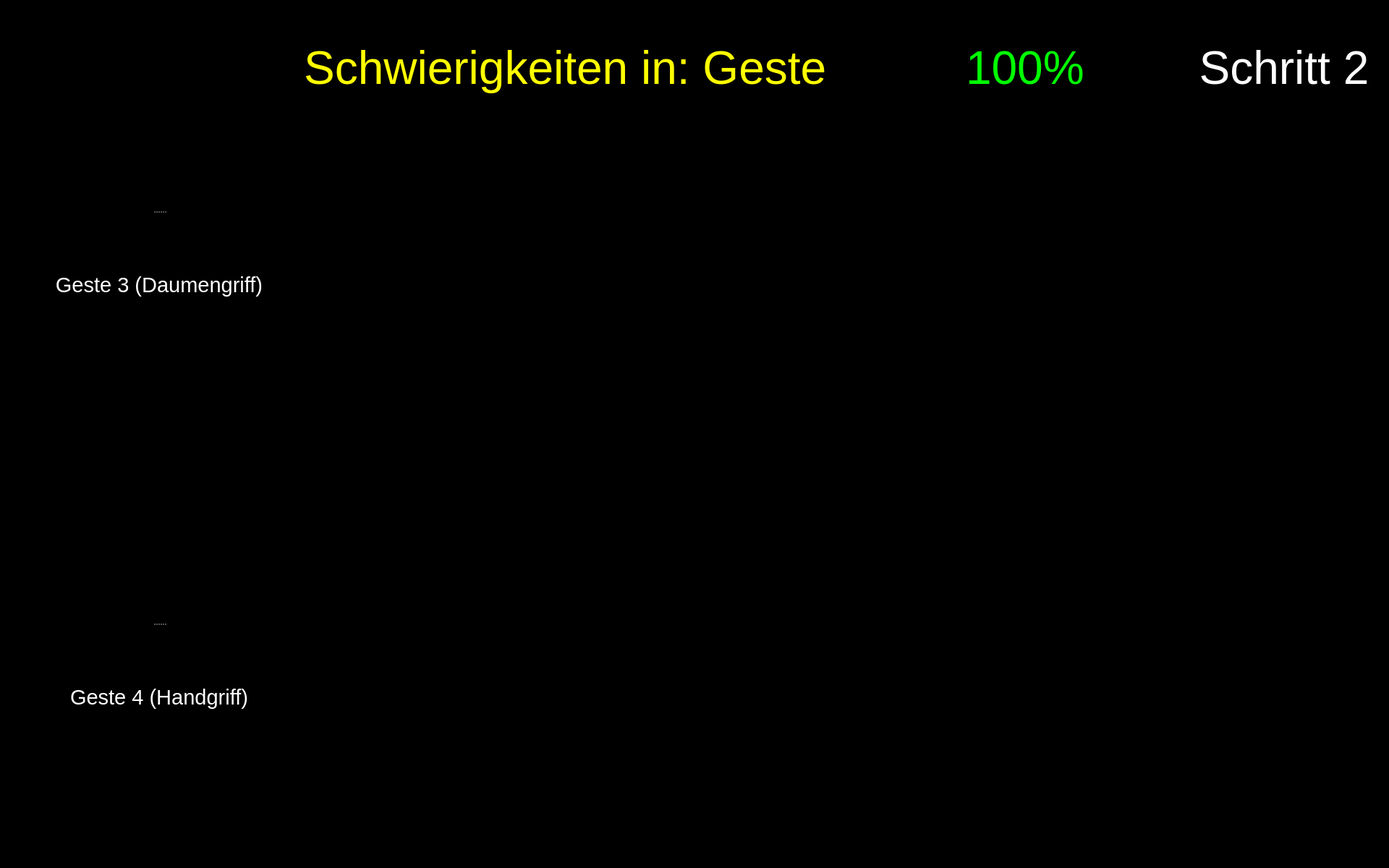
<?xml version="1.0" encoding="UTF-8"?>
<ui version="4.0">
 <class>Form</class>
 <widget class="QWidget" name="Form">
  <property name="geometry">
   <rect>
    <x>0</x>
    <y>0</y>
    <width>1920</width>
    <height>1200</height>
   </rect>
  </property>
  <property name="maximumSize">
   <size>
    <width>1920</width>
    <height>1200</height>
   </size>
  </property>
  <property name="windowTitle">
   <string>Form</string>
  </property>
  <property name="styleSheet">
   <string notr="true">background-color: rgb(0, 0, 0);</string>
  </property>
  <widget class="QPushButton" name="button_nav_left">
   <property name="enabled">
    <bool>true</bool>
   </property>
   <property name="geometry">
    <rect>
     <x>800</x>
     <y>560</y>
     <width>150</width>
     <height>150</height>
    </rect>
   </property>
   <property name="minimumSize">
    <size>
     <width>81</width>
     <height>81</height>
    </size>
   </property>
   <property name="maximumSize">
    <size>
     <width>150</width>
     <height>150</height>
    </size>
   </property>
   <property name="cursor">
    <cursorShape>OpenHandCursor</cursorShape>
   </property>
   <property name="focusPolicy">
    <enum>Qt::WheelFocus</enum>
   </property>
   <property name="contextMenuPolicy">
    <enum>Qt::DefaultContextMenu</enum>
   </property>
   <property name="layoutDirection">
    <enum>Qt::LeftToRight</enum>
   </property>
   <property name="autoFillBackground">
    <bool>false</bool>
   </property>
   <property name="styleSheet">
    <string notr="true"/>
   </property>
   <property name="icon">
    <iconset resource="resources/res.qrc">
     <normaloff>:/buttons/Button Left.svg</normaloff>:/buttons/Button Left.svg</iconset>
   </property>
   <property name="iconSize">
    <size>
     <width>144</width>
     <height>144</height>
    </size>
   </property>
   <property name="autoDefault">
    <bool>false</bool>
   </property>
   <property name="default">
    <bool>false</bool>
   </property>
   <property name="flat">
    <bool>true</bool>
   </property>
  </widget>
  <widget class="QPushButton" name="button_nav_right">
   <property name="enabled">
    <bool>true</bool>
   </property>
   <property name="geometry">
    <rect>
     <x>960</x>
     <y>560</y>
     <width>150</width>
     <height>150</height>
    </rect>
   </property>
   <property name="minimumSize">
    <size>
     <width>81</width>
     <height>81</height>
    </size>
   </property>
   <property name="maximumSize">
    <size>
     <width>150</width>
     <height>150</height>
    </size>
   </property>
   <property name="cursor">
    <cursorShape>OpenHandCursor</cursorShape>
   </property>
   <property name="focusPolicy">
    <enum>Qt::WheelFocus</enum>
   </property>
   <property name="contextMenuPolicy">
    <enum>Qt::DefaultContextMenu</enum>
   </property>
   <property name="layoutDirection">
    <enum>Qt::LeftToRight</enum>
   </property>
   <property name="autoFillBackground">
    <bool>false</bool>
   </property>
   <property name="styleSheet">
    <string notr="true"/>
   </property>
   <property name="icon">
    <iconset resource="resources/res.qrc">
     <normaloff>:/buttons/Button Right.svg</normaloff>:/buttons/Button Right.svg</iconset>
   </property>
   <property name="iconSize">
    <size>
     <width>144</width>
     <height>144</height>
    </size>
   </property>
   <property name="autoDefault">
    <bool>false</bool>
   </property>
   <property name="default">
    <bool>false</bool>
   </property>
   <property name="flat">
    <bool>true</bool>
   </property>
  </widget>
  <widget class="QWidget" name="widget_score" native="true">
   <property name="geometry">
    <rect>
     <x>1180</x>
     <y>20</y>
     <width>450</width>
     <height>150</height>
    </rect>
   </property>
   <widget class="QWidget" name="horizontalLayoutWidget_2">
    <property name="geometry">
     <rect>
      <x>-1</x>
      <y>-1</y>
      <width>451</width>
      <height>152</height>
     </rect>
    </property>
    <layout class="QHBoxLayout" name="horizontalLayout_2">
     <item>
      <widget class="QLabel" name="score_flag">
       <property name="enabled">
        <bool>true</bool>
       </property>
       <property name="sizePolicy">
        <sizepolicy hsizetype="Preferred" vsizetype="Preferred">
         <horstretch>0</horstretch>
         <verstretch>0</verstretch>
        </sizepolicy>
       </property>
       <property name="maximumSize">
        <size>
         <width>150</width>
         <height>150</height>
        </size>
       </property>
       <property name="text">
        <string/>
       </property>
       <property name="pixmap">
        <pixmap resource="resources/res.qrc">:/img/Score Flag.svg</pixmap>
       </property>
      </widget>
     </item>
     <item>
      <widget class="QLabel" name="label_text_score">
       <property name="font">
        <font>
         <pointsize>48</pointsize>
        </font>
       </property>
       <property name="styleSheet">
        <string notr="true">color: rgb(0, 255, 0);</string>
       </property>
       <property name="text">
        <string>&lt;html&gt;&lt;head/&gt;&lt;body&gt;&lt;p&gt;&lt;span style=&quot; color:#00ff00;&quot;&gt;100%&lt;/span&gt;&lt;/p&gt;&lt;/body&gt;&lt;/html&gt;</string>
       </property>
       <property name="alignment">
        <set>Qt::AlignLeading|Qt::AlignLeft|Qt::AlignVCenter</set>
       </property>
       <property name="wordWrap">
        <bool>true</bool>
       </property>
      </widget>
     </item>
    </layout>
   </widget>
  </widget>
  <widget class="QPushButton" name="button_exit">
   <property name="enabled">
    <bool>true</bool>
   </property>
   <property name="geometry">
    <rect>
     <x>1760</x>
     <y>1040</y>
     <width>150</width>
     <height>150</height>
    </rect>
   </property>
   <property name="minimumSize">
    <size>
     <width>81</width>
     <height>81</height>
    </size>
   </property>
   <property name="maximumSize">
    <size>
     <width>150</width>
     <height>150</height>
    </size>
   </property>
   <property name="cursor">
    <cursorShape>OpenHandCursor</cursorShape>
   </property>
   <property name="focusPolicy">
    <enum>Qt::WheelFocus</enum>
   </property>
   <property name="contextMenuPolicy">
    <enum>Qt::DefaultContextMenu</enum>
   </property>
   <property name="icon">
    <iconset resource="resources/res.qrc">
     <normaloff>:/buttons/Button Exit.svg</normaloff>:/buttons/Button Exit.svg</iconset>
   </property>
   <property name="iconSize">
    <size>
     <width>144</width>
     <height>144</height>
    </size>
   </property>
   <property name="autoDefault">
    <bool>false</bool>
   </property>
   <property name="default">
    <bool>false</bool>
   </property>
   <property name="flat">
    <bool>true</bool>
   </property>
  </widget>
  <widget class="QLabel" name="label_plot_2">
   <property name="geometry">
    <rect>
     <x>490</x>
     <y>760</y>
     <width>850</width>
     <height>340</height>
    </rect>
   </property>
   <property name="maximumSize">
    <size>
     <width>1200</width>
     <height>480</height>
    </size>
   </property>
   <property name="font">
    <font>
     <pointsize>48</pointsize>
    </font>
   </property>
   <property name="styleSheet">
    <string notr="true">color: rgb(255, 255, 255);</string>
   </property>
   <property name="text">
    <string/>
   </property>
   <property name="scaledContents">
    <bool>true</bool>
   </property>
  </widget>
  <widget class="QLabel" name="icon_expert_2">
   <property name="enabled">
    <bool>true</bool>
   </property>
   <property name="geometry">
    <rect>
     <x>490</x>
     <y>810</y>
     <width>100</width>
     <height>100</height>
    </rect>
   </property>
   <property name="sizePolicy">
    <sizepolicy hsizetype="Preferred" vsizetype="Preferred">
     <horstretch>0</horstretch>
     <verstretch>0</verstretch>
    </sizepolicy>
   </property>
   <property name="maximumSize">
    <size>
     <width>100</width>
     <height>100</height>
    </size>
   </property>
   <property name="text">
    <string/>
   </property>
   <property name="pixmap">
    <pixmap resource="resources/res.qrc">:/img/Icon Expert.png</pixmap>
   </property>
   <property name="scaledContents">
    <bool>true</bool>
   </property>
  </widget>
  <widget class="QLabel" name="icon_reaction_2">
   <property name="enabled">
    <bool>true</bool>
   </property>
   <property name="geometry">
    <rect>
     <x>1400</x>
     <y>820</y>
     <width>200</width>
     <height>200</height>
    </rect>
   </property>
   <property name="sizePolicy">
    <sizepolicy hsizetype="Preferred" vsizetype="Preferred">
     <horstretch>0</horstretch>
     <verstretch>0</verstretch>
    </sizepolicy>
   </property>
   <property name="maximumSize">
    <size>
     <width>200</width>
     <height>200</height>
    </size>
   </property>
   <property name="text">
    <string/>
   </property>
   <property name="scaledContents">
    <bool>true</bool>
   </property>
  </widget>
  <widget class="QLabel" name="label_plot_1">
   <property name="geometry">
    <rect>
     <x>490</x>
     <y>180</y>
     <width>850</width>
     <height>340</height>
    </rect>
   </property>
   <property name="maximumSize">
    <size>
     <width>1200</width>
     <height>480</height>
    </size>
   </property>
   <property name="font">
    <font>
     <pointsize>48</pointsize>
    </font>
   </property>
   <property name="styleSheet">
    <string notr="true">color: rgb(255, 255, 255);</string>
   </property>
   <property name="text">
    <string/>
   </property>
   <property name="scaledContents">
    <bool>true</bool>
   </property>
  </widget>
  <widget class="QLabel" name="icon_newbie_1">
   <property name="enabled">
    <bool>true</bool>
   </property>
   <property name="geometry">
    <rect>
     <x>490</x>
     <y>380</y>
     <width>100</width>
     <height>100</height>
    </rect>
   </property>
   <property name="sizePolicy">
    <sizepolicy hsizetype="Preferred" vsizetype="Preferred">
     <horstretch>0</horstretch>
     <verstretch>0</verstretch>
    </sizepolicy>
   </property>
   <property name="maximumSize">
    <size>
     <width>100</width>
     <height>100</height>
    </size>
   </property>
   <property name="text">
    <string/>
   </property>
   <property name="pixmap">
    <pixmap resource="resources/res.qrc">:/img/Icon User.png</pixmap>
   </property>
   <property name="scaledContents">
    <bool>true</bool>
   </property>
  </widget>
  <widget class="QLabel" name="image_step">
   <property name="geometry">
    <rect>
     <x>1650</x>
     <y>170</y>
     <width>250</width>
     <height>250</height>
    </rect>
   </property>
   <property name="font">
    <font>
     <pointsize>48</pointsize>
    </font>
   </property>
   <property name="styleSheet">
    <string notr="true">color: rgb(255, 255, 255);</string>
   </property>
   <property name="text">
    <string/>
   </property>
   <property name="pixmap">
    <pixmap resource="resources/res.qrc">:/detected steps/Detected Step2 Button.png</pixmap>
   </property>
   <property name="alignment">
    <set>Qt::AlignCenter</set>
   </property>
   <property name="wordWrap">
    <bool>true</bool>
   </property>
  </widget>
  <widget class="QLabel" name="icon_expert_1">
   <property name="enabled">
    <bool>true</bool>
   </property>
   <property name="geometry">
    <rect>
     <x>490</x>
     <y>220</y>
     <width>100</width>
     <height>100</height>
    </rect>
   </property>
   <property name="sizePolicy">
    <sizepolicy hsizetype="Preferred" vsizetype="Preferred">
     <horstretch>0</horstretch>
     <verstretch>0</verstretch>
    </sizepolicy>
   </property>
   <property name="maximumSize">
    <size>
     <width>100</width>
     <height>100</height>
    </size>
   </property>
   <property name="text">
    <string/>
   </property>
   <property name="pixmap">
    <pixmap resource="resources/res.qrc">:/img/Icon Expert.png</pixmap>
   </property>
   <property name="scaledContents">
    <bool>true</bool>
   </property>
  </widget>
  <widget class="QLabel" name="icon_newbie_2">
   <property name="enabled">
    <bool>true</bool>
   </property>
   <property name="geometry">
    <rect>
     <x>490</x>
     <y>960</y>
     <width>100</width>
     <height>100</height>
    </rect>
   </property>
   <property name="sizePolicy">
    <sizepolicy hsizetype="Preferred" vsizetype="Preferred">
     <horstretch>0</horstretch>
     <verstretch>0</verstretch>
    </sizepolicy>
   </property>
   <property name="maximumSize">
    <size>
     <width>100</width>
     <height>100</height>
    </size>
   </property>
   <property name="text">
    <string/>
   </property>
   <property name="pixmap">
    <pixmap resource="resources/res.qrc">:/img/Icon User.png</pixmap>
   </property>
   <property name="scaledContents">
    <bool>true</bool>
   </property>
  </widget>
  <widget class="QLabel" name="icon_reaction_1">
   <property name="enabled">
    <bool>true</bool>
   </property>
   <property name="geometry">
    <rect>
     <x>1400</x>
     <y>250</y>
     <width>200</width>
     <height>200</height>
    </rect>
   </property>
   <property name="sizePolicy">
    <sizepolicy hsizetype="Preferred" vsizetype="Preferred">
     <horstretch>0</horstretch>
     <verstretch>0</verstretch>
    </sizepolicy>
   </property>
   <property name="maximumSize">
    <size>
     <width>200</width>
     <height>200</height>
    </size>
   </property>
   <property name="text">
    <string/>
   </property>
   <property name="scaledContents">
    <bool>true</bool>
   </property>
  </widget>
  <widget class="QLabel" name="label_trouble">
   <property name="geometry">
    <rect>
     <x>260</x>
     <y>20</y>
     <width>900</width>
     <height>150</height>
    </rect>
   </property>
   <property name="font">
    <font>
     <family>Arial</family>
     <pointsize>48</pointsize>
     <weight>9</weight>
     <italic>false</italic>
     <bold>false</bold>
    </font>
   </property>
   <property name="styleSheet">
    <string notr="true">font: 75 48pt &quot;Arial&quot;;
color: rgb(255, 255, 0);</string>
   </property>
   <property name="text">
    <string>Schwierigkeiten in: Geste </string>
   </property>
   <property name="textFormat">
    <enum>Qt::RichText</enum>
   </property>
   <property name="alignment">
    <set>Qt::AlignRight|Qt::AlignTrailing|Qt::AlignVCenter</set>
   </property>
   <property name="wordWrap">
    <bool>true</bool>
   </property>
  </widget>
  <widget class="QLabel" name="label_text_step">
   <property name="geometry">
    <rect>
     <x>1650</x>
     <y>20</y>
     <width>250</width>
     <height>150</height>
    </rect>
   </property>
   <property name="font">
    <font>
     <family>Arial</family>
     <pointsize>48</pointsize>
     <weight>9</weight>
     <italic>false</italic>
     <bold>false</bold>
    </font>
   </property>
   <property name="styleSheet">
    <string notr="true">font: 75 48pt &quot;Arial&quot;;
color: rgb(255, 255, 255);</string>
   </property>
   <property name="text">
    <string>Schritt 2</string>
   </property>
   <property name="textFormat">
    <enum>Qt::RichText</enum>
   </property>
   <property name="alignment">
    <set>Qt::AlignCenter</set>
   </property>
   <property name="wordWrap">
    <bool>true</bool>
   </property>
  </widget>
  <widget class="QSplitter" name="splitter_6">
   <property name="geometry">
    <rect>
     <x>60</x>
     <y>780</y>
     <width>320</width>
     <height>282</height>
    </rect>
   </property>
   <property name="orientation">
    <enum>Qt::Vertical</enum>
   </property>
   <widget class="QLabel" name="image_required_5">
    <property name="maximumSize">
     <size>
      <width>320</width>
      <height>240</height>
     </size>
    </property>
    <property name="text">
     <string/>
    </property>
    <property name="pixmap">
     <pixmap resource="resources/res.qrc">:/img/step3_gesture4.png</pixmap>
    </property>
    <property name="scaledContents">
     <bool>true</bool>
    </property>
   </widget>
   <widget class="QLabel" name="text_required_5">
    <property name="font">
     <font>
      <family>Arial</family>
      <pointsize>22</pointsize>
      <weight>9</weight>
      <italic>false</italic>
      <bold>false</bold>
     </font>
    </property>
    <property name="styleSheet">
     <string notr="true">font: 75 22pt &quot;Arial&quot;;
color: rgb(255, 255, 255);</string>
    </property>
    <property name="text">
     <string>Geste 4 (Handgriff)</string>
    </property>
    <property name="textFormat">
     <enum>Qt::PlainText</enum>
    </property>
    <property name="alignment">
     <set>Qt::AlignCenter</set>
    </property>
    <property name="wordWrap">
     <bool>true</bool>
    </property>
   </widget>
  </widget>
  <widget class="QSplitter" name="splitter_4">
   <property name="geometry">
    <rect>
     <x>60</x>
     <y>210</y>
     <width>320</width>
     <height>282</height>
    </rect>
   </property>
   <property name="orientation">
    <enum>Qt::Vertical</enum>
   </property>
   <widget class="QLabel" name="image_required_3">
    <property name="maximumSize">
     <size>
      <width>320</width>
      <height>240</height>
     </size>
    </property>
    <property name="text">
     <string/>
    </property>
    <property name="pixmap">
     <pixmap resource="resources/res.qrc">:/img/step1_gesture3.png</pixmap>
    </property>
    <property name="scaledContents">
     <bool>true</bool>
    </property>
   </widget>
   <widget class="QLabel" name="text_required_3">
    <property name="font">
     <font>
      <family>Arial</family>
      <pointsize>22</pointsize>
      <weight>9</weight>
      <italic>false</italic>
      <bold>false</bold>
     </font>
    </property>
    <property name="styleSheet">
     <string notr="true">font: 75 22pt &quot;Arial&quot;;
color: rgb(255, 255, 255);</string>
    </property>
    <property name="text">
     <string>Geste 3 (Daumengriff)</string>
    </property>
    <property name="textFormat">
     <enum>Qt::PlainText</enum>
    </property>
    <property name="alignment">
     <set>Qt::AlignCenter</set>
    </property>
    <property name="wordWrap">
     <bool>true</bool>
    </property>
   </widget>
  </widget>
 </widget>
 <resources>
  <include location="resources/res.qrc"/>
  <include location="../en/resources/res.qrc"/>
 </resources>
 <connections/>
</ui>
